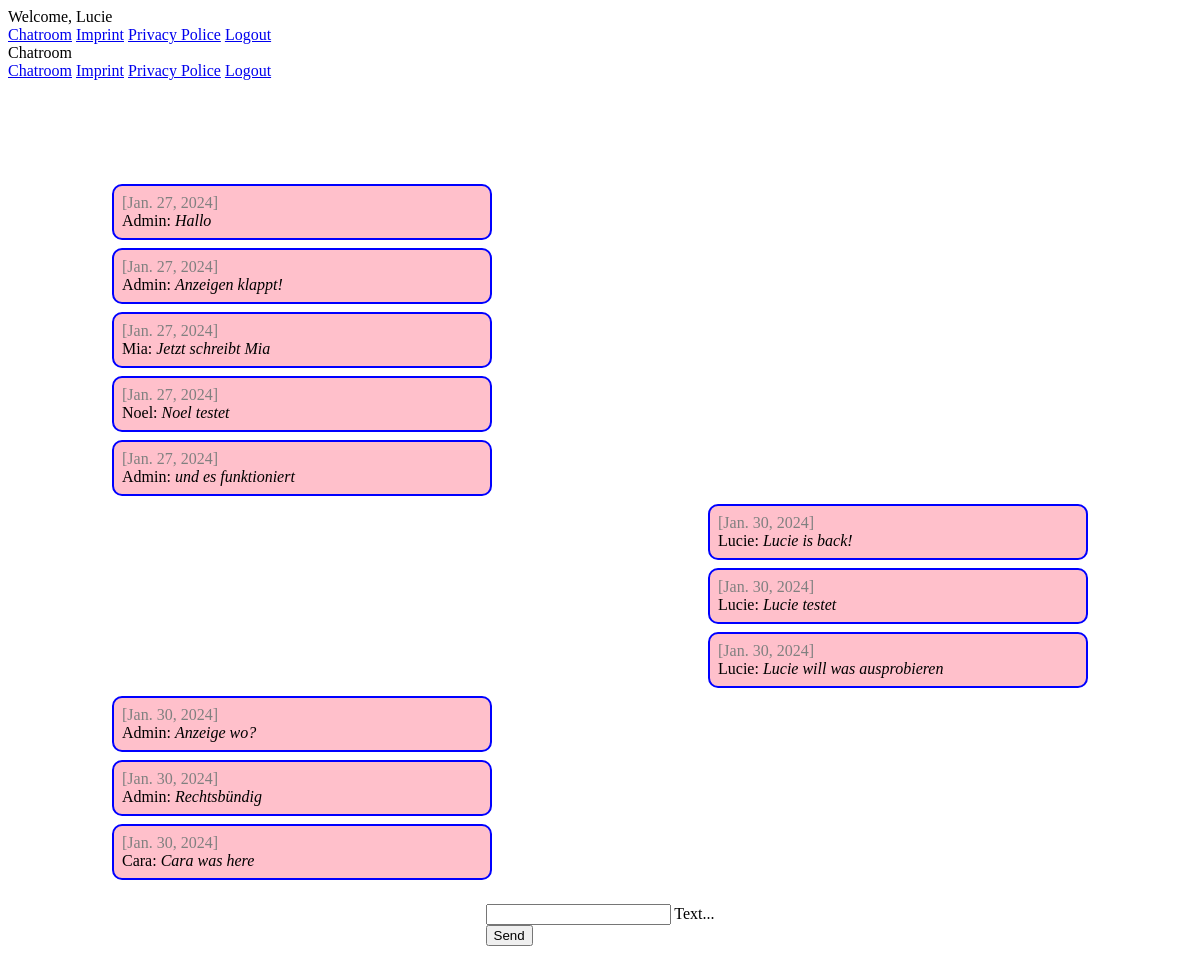
/chat/ (signed in), run on the app's committed database.
### chat/models.py (models this page shows)
class Message(models.Model):
    text = models.CharField(max_length=500)
    created_at = models.DateField(default=date.today)
    author = models.ForeignKey(settings.AUTH_USER_MODEL, on_delete=models.CASCADE, related_name='author_message_set')
    receiver = models.ForeignKey(settings.AUTH_USER_MODEL, on_delete=models.CASCADE, related_name='receiver_message_set')
    chat = models.ForeignKey(Chat, on_delete=models.CASCADE, related_name='chat_message_set', default=None, blank=True, null=True)

### chat/views.py (the view, shortened to what this page needs)
# urls.py: path('chat/', index),
@login_required(login_url='/login/')
def index(request):
    username = request.user.first_name if request.user.is_authenticated else "DefaultUsername"
    chatMessages = Message.objects.filter(chat__id=1)
    return render(request, 'chat/index.html', {'messages': chatMessages,'username': username })

### chat/templates/chat/index.html (shortened to what this page needs)
{% extends "base.html" %}
{% block content %}
{% if request.user.is_authenticated %}
<div id="messageContainer">
  {% for message in messages %}
  <div class="messageBox {% if message.author == request.user %} authorMessage{% endif %}">
    <span class="colorGrey">[{{ message.created_at }}]</span><br>
    {{ message.author.first_name }}: <i>{{ message.text }}</i>
  </div>
  {% endfor %}
</div>
<div class="central">
<form onsubmit="sendMessage(); return false" method="post" >
  <div class="mdl-textfield mdl-js-textfield mdl-textfield--floating-label">
    <input
      class="mdl-textfield__input"
      name="textmessage"
      type="text"
      id="messageField"
    />
    <label class="mdl-textfield__label" for="messageField">Text...</label>
  </div>
  <button
    class="mdl-button mdl-js-button mdl-button--raised mdl-js-ripple-effect mdl-button--accent"
  >
    Send
  </button>
</form>
</div>
{% else %}
<h1>Not logged in</h1>
<p>
  You are not logged in. Please log in.<br />
  Please click <a href="/login/">here</a>.
</p>
{% endif %}
{% endblock %}

### templates/base.html (shortened to what this page needs)
<!DOCTYPE html>
<html lang="en">
  <head>
    <link
      rel="stylesheet"
      href="https://code.getmdl.io/1.3.0/material.indigo-pink.min.css"
    />
    {% load static %}
    <link rel="stylesheet" href="{% static 'css/style.css' %}">
  </head>
  <body>
    <div class="mdl-layout mdl-js-layout mdl-layout--fixed-header">
      <header class="mdl-layout__header">
        <div class="mdl-layout__header-row">
          {% if request.user.is_authenticated %}
          <span class="mdl-layout-title"
            >Welcome, {{ request.user.first_name }}</span
          >
          {% else %}
          <span class="mdl-layout-title">Welcome, please log in!</span>
          {% endif %}
          <nav class="mdl-navigation mdl-layout--large-screen-only">
            <a class="mdl-navigation__link" href="/chat/">Chatroom</a>
            <a class="mdl-navigation__link" href="/imprint/">Imprint</a>
            <a class="mdl-navigation__link" href="/privacy_policy/">Privacy Police</a>
            <a class="mdl-navigation__link" href="/logout/">Logout</a>
          </nav>
        </div>
      </header>
      <div class="mdl-layout__drawer">
        <span class="mdl-layout-title">Chatroom</span>
        <nav class="mdl-navigation">
          <a class="mdl-navigation__link" href="/chat/">Chatroom</a>
          <a class="mdl-navigation__link" href="/imprint/">Imprint</a>
          <a class="mdl-navigation__link" href="/privacy_policy/">Privacy Police</a>
          <a class="mdl-navigation__link" href="/logout/">Logout</a>
        </nav>
      </div>
      <main class="mdl-layout__content">
        <div class="page-content">
            {% block content %}
            {% endblock %}
        </div>
      </main>
    </div>
  </body>
</html>

### static/css/style.css (style rules this page uses)
.page-content { padding: 100px 100px; }
.colorGrey { color: gray; }
.central { margin-top: 20px; display: flex; justify-content: center; }
#messageContainer { display: flex; flex-direction: column; }
.messageBox { margin: 4px; background-color: pink; padding: 8px; width: 30vw; overflow: auto; border: blue 2px solid; border-radius: 10px; }
.authorMessage { margin-left: auto; }

### data on the page
Message: created_at "Jan. 27, 2024", author.first_name "Admin", text "Hallo"
Message: created_at "Jan. 27, 2024", author.first_name "Admin", text "Anzeigen klappt!"
Message: created_at "Jan. 27, 2024", author.first_name "Mia", text "Jetzt schreibt Mia"
Message: created_at "Jan. 27, 2024", author.first_name "Noel", text "Noel testet"
Message: created_at "Jan. 27, 2024", author.first_name "Admin", text "und es funktioniert"
Message: created_at "Jan. 30, 2024", author.first_name "Lucie", text "Lucie is back!"
Message: created_at "Jan. 30, 2024", author.first_name "Lucie", text "Lucie testet"
Message: created_at "Jan. 30, 2024", author.first_name "Lucie", text "Lucie will was ausprobieren"
Message: created_at "Jan. 30, 2024", author.first_name "Admin", text "Anzeige wo?"
Message: created_at "Jan. 30, 2024", author.first_name "Admin", text "Rechtsbündig"
Message: created_at "Jan. 30, 2024", author.first_name "Cara", text "Cara was here"

### other printed values
{{ request.user.first_name }} "Lucie"
